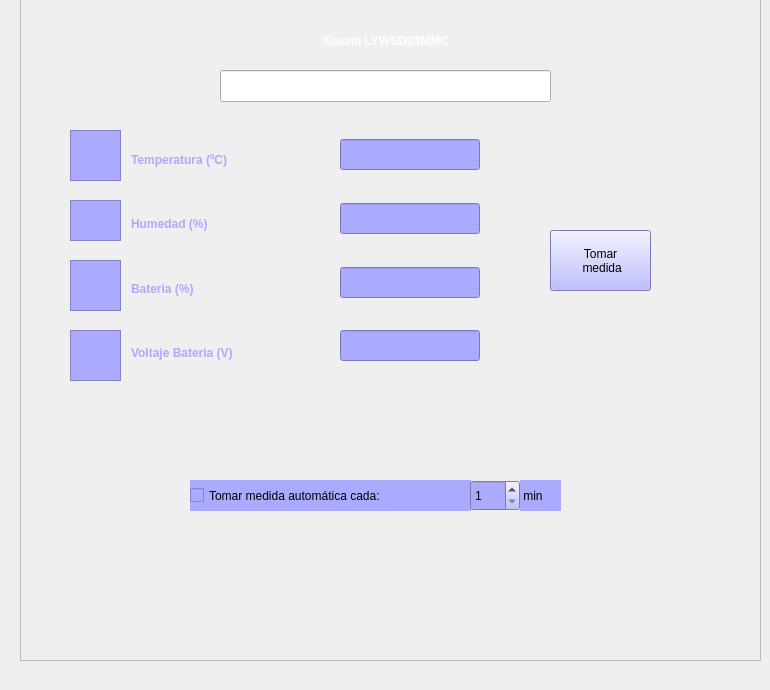
    <widget class="QWidget" name="sensor1_1">
     <property name="sizePolicy">
      <sizepolicy hsizetype="Expanding" vsizetype="Expanding">
       <horstretch>0</horstretch>
       <verstretch>0</verstretch>
      </sizepolicy>
     </property>
     <widget class="QFrame" name="frame_2">
      <property name="geometry">
       <rect>
        <x>20</x>
        <y>-20</y>
        <width>741</width>
        <height>681</height>
       </rect>
      </property>
      <property name="sizePolicy">
       <sizepolicy hsizetype="Expanding" vsizetype="Expanding">
        <horstretch>0</horstretch>
        <verstretch>0</verstretch>
       </sizepolicy>
      </property>
      <property name="frameShape">
       <enum>QFrame::StyledPanel</enum>
      </property>
      <property name="frameShadow">
       <enum>QFrame::Raised</enum>
      </property>
      <widget class="QPushButton" name="botonMedida">
       <property name="geometry">
        <rect>
         <x>530</x>
         <y>250</y>
         <width>101</width>
         <height>61</height>
        </rect>
       </property>
       <property name="sizePolicy">
        <sizepolicy hsizetype="Expanding" vsizetype="Expanding">
         <horstretch>0</horstretch>
         <verstretch>0</verstretch>
        </sizepolicy>
       </property>
       <property name="styleSheet">
        <string notr="true">background-color: rgb(170, 170, 255);</string>
       </property>
       <property name="text">
        <string>Tomar
 medida</string>
       </property>
       <property name="icon">
        <iconset resource="logo.qrc">
         <normaloff>:/cct/iconos/medida.png</normaloff>:/cct/iconos/medida.png</iconset>
       </property>
      </widget>
      <widget class="QCheckBox" name="medidaautomatica">
       <property name="geometry">
        <rect>
         <x>170</x>
         <y>500</y>
         <width>281</width>
         <height>31</height>
        </rect>
       </property>
       <property name="sizePolicy">
        <sizepolicy hsizetype="Expanding" vsizetype="Expanding">
         <horstretch>0</horstretch>
         <verstretch>0</verstretch>
        </sizepolicy>
       </property>
       <property name="styleSheet">
        <string notr="true">background-color: rgb(170, 170, 255);</string>
       </property>
       <property name="text">
        <string>Tomar medida automática cada:</string>
       </property>
      </widget>
      <widget class="QLineEdit" name="Temperatura">
       <property name="geometry">
        <rect>
         <x>320</x>
         <y>159</y>
         <width>140</width>
         <height>31</height>
        </rect>
       </property>
       <property name="sizePolicy">
        <sizepolicy hsizetype="Expanding" vsizetype="Expanding">
         <horstretch>0</horstretch>
         <verstretch>0</verstretch>
        </sizepolicy>
       </property>
       <property name="styleSheet">
        <string notr="true">background-color: rgb(170, 170, 255);</string>
       </property>
      </widget>
      <widget class="QLineEdit" name="Humedad">
       <property name="geometry">
        <rect>
         <x>320</x>
         <y>223</y>
         <width>140</width>
         <height>31</height>
        </rect>
       </property>
       <property name="sizePolicy">
        <sizepolicy hsizetype="Expanding" vsizetype="Expanding">
         <horstretch>0</horstretch>
         <verstretch>0</verstretch>
        </sizepolicy>
       </property>
       <property name="styleSheet">
        <string notr="true">background-color: rgb(170, 170, 255);</string>
       </property>
      </widget>
      <widget class="QLineEdit" name="Bateria">
       <property name="geometry">
        <rect>
         <x>320</x>
         <y>287</y>
         <width>140</width>
         <height>31</height>
        </rect>
       </property>
       <property name="sizePolicy">
        <sizepolicy hsizetype="Expanding" vsizetype="Expanding">
         <horstretch>0</horstretch>
         <verstretch>0</verstretch>
        </sizepolicy>
       </property>
       <property name="styleSheet">
        <string notr="true">background-color: rgb(170, 170, 255);</string>
       </property>
      </widget>
      <widget class="QLineEdit" name="Voltaje">
       <property name="geometry">
        <rect>
         <x>320</x>
         <y>350</y>
         <width>140</width>
         <height>31</height>
        </rect>
       </property>
       <property name="sizePolicy">
        <sizepolicy hsizetype="Expanding" vsizetype="Expanding">
         <horstretch>0</horstretch>
         <verstretch>0</verstretch>
        </sizepolicy>
       </property>
       <property name="styleSheet">
        <string notr="true">background-color: rgb(170, 170, 255);</string>
       </property>
      </widget>
      <widget class="QLabel" name="label_2">
       <property name="geometry">
        <rect>
         <x>270</x>
         <y>50</y>
         <width>191</width>
         <height>22</height>
        </rect>
       </property>
       <property name="sizePolicy">
        <sizepolicy hsizetype="Expanding" vsizetype="Expanding">
         <horstretch>0</horstretch>
         <verstretch>0</verstretch>
        </sizepolicy>
       </property>
       <property name="text">
        <string>&lt;html&gt;&lt;head/&gt;&lt;body&gt;&lt;p align=&quot;center&quot;&gt;&lt;span style=&quot; font-weight:600; color:#ffffff;&quot;&gt;Xiaomi LYWSD03MMC&lt;/span&gt;&lt;/p&gt;&lt;/body&gt;&lt;/html&gt;</string>
       </property>
      </widget>
      <widget class="QWidget" name="layoutWidget">
       <property name="geometry">
        <rect>
         <x>111</x>
         <y>151</y>
         <width>133</width>
         <height>251</height>
        </rect>
       </property>
       <layout class="QVBoxLayout" name="verticalLayout">
        <item>
         <widget class="QLabel" name="label_3">
          <property name="sizePolicy">
           <sizepolicy hsizetype="Expanding" vsizetype="Expanding">
            <horstretch>0</horstretch>
            <verstretch>0</verstretch>
           </sizepolicy>
          </property>
          <property name="text">
           <string>&lt;html&gt;&lt;head/&gt;&lt;body&gt;&lt;p&gt;&lt;span style=&quot; font-weight:600; color:#aaaaff;&quot;&gt;Temperatura (ºC)&lt;/span&gt;&lt;/p&gt;&lt;/body&gt;&lt;/html&gt;</string>
          </property>
         </widget>
        </item>
        <item>
         <widget class="QLabel" name="label">
          <property name="sizePolicy">
           <sizepolicy hsizetype="Expanding" vsizetype="Expanding">
            <horstretch>0</horstretch>
            <verstretch>0</verstretch>
           </sizepolicy>
          </property>
          <property name="text">
           <string>&lt;html&gt;&lt;head/&gt;&lt;body&gt;&lt;p&gt;&lt;span style=&quot; font-weight:600; color:#aaaaff;&quot;&gt;Humedad (%)&lt;/span&gt;&lt;/p&gt;&lt;/body&gt;&lt;/html&gt;</string>
          </property>
         </widget>
        </item>
        <item>
         <widget class="QLabel" name="label_5">
          <property name="sizePolicy">
           <sizepolicy hsizetype="Expanding" vsizetype="Expanding">
            <horstretch>0</horstretch>
            <verstretch>0</verstretch>
           </sizepolicy>
          </property>
          <property name="text">
           <string>&lt;html&gt;&lt;head/&gt;&lt;body&gt;&lt;p&gt;&lt;span style=&quot; font-weight:600; color:#aaaaff;&quot;&gt;Bateria (%)&lt;/span&gt;&lt;/p&gt;&lt;/body&gt;&lt;/html&gt;</string>
          </property>
         </widget>
        </item>
        <item>
         <widget class="QLabel" name="label_4">
          <property name="sizePolicy">
           <sizepolicy hsizetype="Expanding" vsizetype="Expanding">
            <horstretch>0</horstretch>
            <verstretch>0</verstretch>
           </sizepolicy>
          </property>
          <property name="text">
           <string>&lt;html&gt;&lt;head/&gt;&lt;body&gt;&lt;p&gt;&lt;span style=&quot; font-weight:600; color:#aaaaff;&quot;&gt;Voltaje Bateria (V)&lt;/span&gt;&lt;/p&gt;&lt;/body&gt;&lt;/html&gt;</string>
          </property>
         </widget>
        </item>
       </layout>
      </widget>
      <widget class="QSpinBox" name="spinBox">
       <property name="geometry">
        <rect>
         <x>450</x>
         <y>500</y>
         <width>50</width>
         <height>31</height>
        </rect>
       </property>
       <property name="styleSheet">
        <string notr="true">background-color: rgb(170, 170, 255);</string>
       </property>
       <property name="minimum">
        <number>1</number>
       </property>
       <property name="maximum">
        <number>900</number>
       </property>
       <property name="value">
        <number>1</number>
       </property>
       <property name="displayIntegerBase">
        <number>10</number>
       </property>
      </widget>
      <widget class="QLabel" name="label_9">
       <property name="geometry">
        <rect>
         <x>500</x>
         <y>500</y>
         <width>41</width>
         <height>31</height>
        </rect>
       </property>
       <property name="styleSheet">
        <string notr="true">background-color: rgb(170, 170, 255);</string>
       </property>
       <property name="text">
        <string> min</string>
       </property>
      </widget>
      <widget class="QLineEdit" name="mensaje_sensor">
       <property name="geometry">
        <rect>
         <x>200</x>
         <y>90</y>
         <width>331</width>
         <height>32</height>
        </rect>
       </property>
      </widget>
      <widget class="QFrame" name="frame">
       <property name="geometry">
        <rect>
         <x>50</x>
         <y>150</y>
         <width>51</width>
         <height>51</height>
        </rect>
       </property>
       <property name="styleSheet">
        <string notr="true">background-color: rgb(170, 170, 255);
border-image: url(:/cct/iconos/thermometer-temperature-control-tool-weather-interface-symbol_icon-icons.com_54635.png);</string>
       </property>
       <property name="frameShape">
        <enum>QFrame::StyledPanel</enum>
       </property>
       <property name="frameShadow">
        <enum>QFrame::Raised</enum>
       </property>
      </widget>
      <widget class="QFrame" name="frame_3">
       <property name="geometry">
        <rect>
         <x>50</x>
         <y>220</y>
         <width>51</width>
         <height>41</height>
        </rect>
       </property>
       <property name="styleSheet">
        <string notr="true">background-color: rgb(170, 170, 255);
border-image: url(:/cct/iconos/humedad.png);</string>
       </property>
       <property name="frameShape">
        <enum>QFrame::StyledPanel</enum>
       </property>
       <property name="frameShadow">
        <enum>QFrame::Raised</enum>
       </property>
      </widget>
      <widget class="QFrame" name="frame_4">
       <property name="geometry">
        <rect>
         <x>50</x>
         <y>350</y>
         <width>51</width>
         <height>51</height>
        </rect>
       </property>
       <property name="styleSheet">
        <string notr="true">background-color: rgb(170, 170, 255);
border-image: url(:/cct/iconos/klipartz.com (1).png);</string>
       </property>
       <property name="frameShape">
        <enum>QFrame::StyledPanel</enum>
       </property>
       <property name="frameShadow">
        <enum>QFrame::Raised</enum>
       </property>
      </widget>
      <widget class="QFrame" name="frame_5">
       <property name="geometry">
        <rect>
         <x>50</x>
         <y>280</y>
         <width>51</width>
         <height>51</height>
        </rect>
       </property>
       <property name="styleSheet">
        <string notr="true">background-color: rgb(170, 170, 255);
border-image: url(:/cct/iconos/klipartz.com.png);</string>
       </property>
       <property name="frameShape">
        <enum>QFrame::StyledPanel</enum>
       </property>
       <property name="frameShadow">
        <enum>QFrame::Raised</enum>
       </property>
      </widget>
     </widget>
    </widget>
